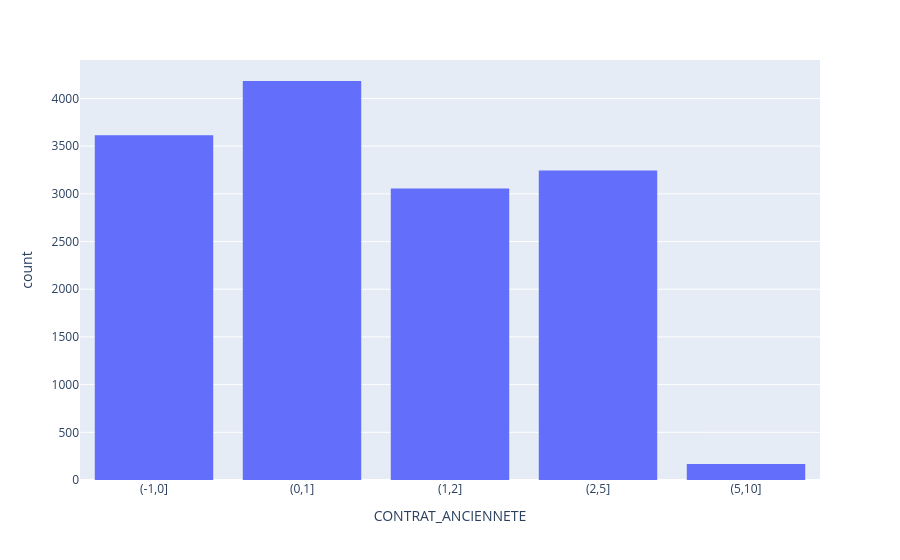

Source (notebook cell):
### Markdown cell above
**Réaliser les graphiques pour autres variables présentes dans la base**

### Code cell
fig = px.histogram(data_set, x="CONTRAT_ANCIENNETE",
                category_orders={'CONTRAT_ANCIENNETE': ['(-1,0]','(0,1]',"(1,2]","(2,5]","(5,10]"]})
fig.show()

### Figure 1 — Plotly figure (JSON) as saved in the notebook; plotly's stock layout.template omitted (floating-point values rounded to 4 significant figures; data arrays with more than 128 entries replaced by an {"elided": "..."} marker saying what was removed)
{"data": [{"bingroup": "x", "hovertemplate": "CONTRAT_ANCIENNETE=%{x}<br>count=%{y}<extra></extra>", "legendgroup": "", "marker": {"color": "#636efa", "pattern": {"shape": ""}}, "name": "", "orientation": "v", "showlegend": false, "type": "histogram", "x": {"elided": "14264 str values"}, "xaxis": "x", "yaxis": "y"}], "layout": {"barmode": "relative", "legend": {"tracegroupgap": 0}, "margin": {"t": 60}, "xaxis": {"anchor": "y", "categoryarray": ["(-1,0]", "(0,1]", "(1,2]", "(2,5]", "(5,10]"], "categoryorder": "array", "domain": [0, 1], "title": {"text": "CONTRAT_ANCIENNETE"}}, "yaxis": {"anchor": "x", "domain": [0, 1], "title": {"text": "count"}}}}
